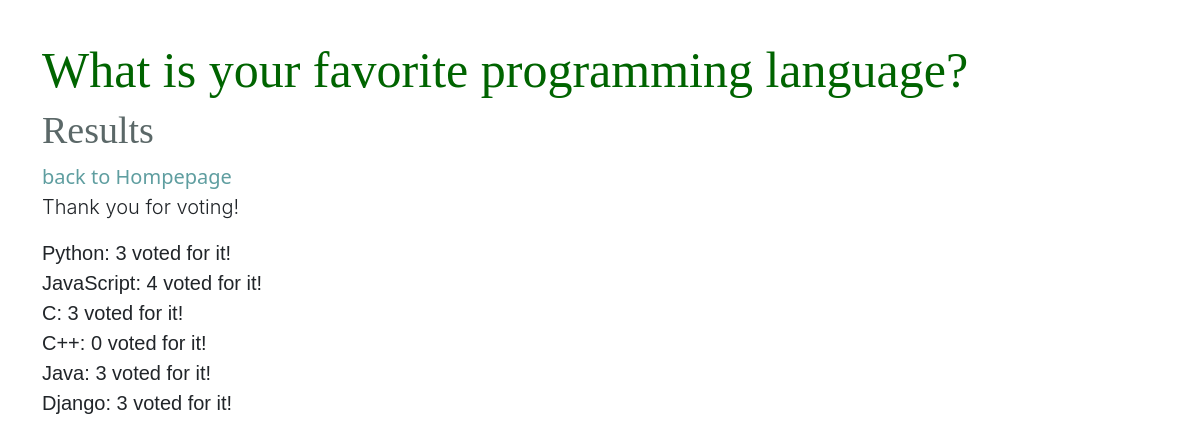
The app's page /poll/favorite_language/results/ with its own data.
### polls/models.py (models this page shows, shortened)
class Poll(models.Model):
    name = models.CharField(max_length=256)
    slug = models.SlugField(unique=True)
    publish_time =models.DateTimeField()
    days_running = models.IntegerField(default=7)

class Choice(models.Model):
    poll = models.ForeignKey(to='Poll', on_delete=models.CASCADE)
    name = models.CharField(max_length=256)
    votes = models.IntegerField(default=0)
    notes = models.TextField(null=True, blank=True)

### polls/views.py (the view)
# urls.py: path('poll/<str:slug>/results/', ResultsDetailView.as_view(), name='results'),
class ResultsDetailView(generic.DetailView):
    model = Poll
    template_name = 'polls/results.html'
    def get_context_data(self, **kwargs):
        context = super().get_context_data(**kwargs)
        user_can_see_results = False
        if 'voted_polls' in self.request.session:
            if type(self.request.session['voted_polls']) == list:
                if context['object'].id in self.request.session['voted_polls']:
                    user_can_see_results = True
        context['access'] = user_can_see_results
        return context

### polls/templates/polls/results.html
{% extends 'polls/base.html' %}
{% block content %}
{% if object %}
<h1>{{ object.name }}</h1>
<h2>Results</h2>
<a href="{% url 'polls:index' %}">back to Hompepage</a>
{% if access or not umfrage.is_active %}
<p class="lead">
  Thank you for voting!
</p>
{% if object.choice_set.all %}
<ul class="vote">
  {% for choice in object.choice_set.all %}
  <li>{{choice.name}}: {{ choice.votes }} voted for it!</li>
  {% endfor %}
</ul>
{% else %}
<p>Unfotunately, no answer option has been deposited yet</p>
{% endif %}
{% else %}
<h3>Error: Poll results can only be viewed after voting</h3>
{% endif %}
{% else %}
<h1>No poll can be issued</h1>
{% endif %}
{% endblock %}

### static/css/main.css (style rules this page uses)
h1 { font-family: Cambria, Cochin, Georgia, Times, 'Times New Roman', serif; font-size: 50px; color: darkgreen; }
h2 { font-family: Georgia, 'Times New Roman', Times, serif; font-size: 38px; color: rgb(91, 104, 104); }
p.lead { font-family: -apple-system, BlinkMacSystemFont, 'Segoe UI', Roboto, Oxygen, Ubuntu, Cantarell, 'Open Sans', 'Helvetica Neue', sans-serif; }
ul { font-family: -apple-system, BlinkMacSystemFont, 'Segoe UI', Roboto, Oxygen, Ubuntu, Cantarell, 'Open Sans', 'Helvetica Neue', sans-serif; font-size: 18px; padding-left: 0; }
li { text-decoration: none; text-shadow: 1px; list-style-type: none; }
.vote { font-size: 20px; font-style: initial; font-family: 'Gill Sans', 'Gill Sans MT', Calibri, 'Trebuchet MS', sans-serif; }
a { font-size: 20px; text-decoration: none; color: cadetblue; }

### records on screen
Poll: name "What is your favorite programming language?"
Choice: name "Python", votes "3"
Choice: name "JavaScript", votes "4"
Choice: name "C", votes "3"
Choice: name "C++", votes "0"
Choice: name "Java", votes "3"
Choice: name "Django", votes "3"
